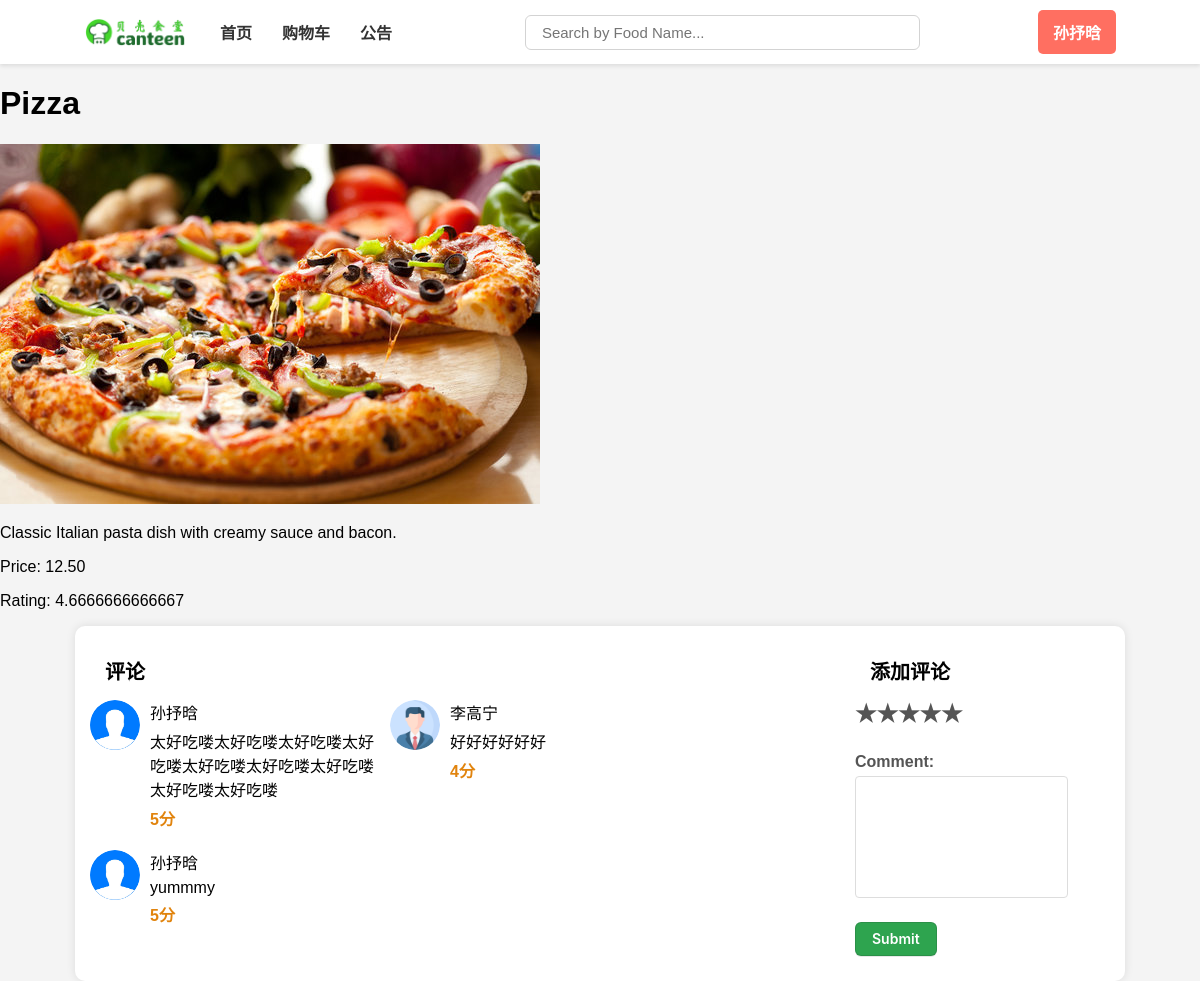
/food_detail.php?id=1 (signed in), run on the app's committed database.
### tables this page shows
CREATE TABLE `student_detail`  (
  `userName` varchar(50) NOT NULL,
  `name` varchar(100) NULL DEFAULT NULL,
  `profile` varchar(255) NULL DEFAULT NULL,
  PRIMARY KEY (`userName`) USING BTREE,
  CONSTRAINT `fk_student_detail_student` FOREIGN KEY (`userName`) REFERENCES `students` (`userName`) ON DELETE RESTRICT ON UPDATE RESTRICT
);

CREATE TABLE `food_list`  (
  `foodId` int(0) NOT NULL AUTO_INCREMENT,
  `foodName` varchar(255) NOT NULL,
  `foodDetail` text NULL,
  `foodImage` varchar(255) NULL DEFAULT NULL,
  `canteenId` int(0) NULL DEFAULT NULL,
  `floor` int(0) NULL DEFAULT NULL,
  `foodRate` float NULL DEFAULT NULL,
  `foodPrice` decimal(10, 2) NOT NULL,
  `bannerImg` varchar(255) NULL DEFAULT NULL,
  PRIMARY KEY (`foodId`) USING BTREE,
  INDEX `canteenId`(`canteenId`) USING BTREE,
  CONSTRAINT `food_list_ibfk_1` FOREIGN KEY (`canteenId`) REFERENCES `location` (`canteenId`) ON DELETE RESTRICT ON UPDATE RESTRICT
);

CREATE TABLE `comments`  (
  `id` int(0) NOT NULL AUTO_INCREMENT,
  `foodID` int(0) NULL DEFAULT NULL,
  `userName` varchar(50) NULL DEFAULT NULL,
  `comment` text NULL,
  `rating` int(0) NULL DEFAULT NULL,
  PRIMARY KEY (`id`) USING BTREE,
  INDEX `foodID`(`foodID`) USING BTREE,
  INDEX `userName`(`userName`) USING BTREE,
  CONSTRAINT `comments_ibfk_1` FOREIGN KEY (`foodID`) REFERENCES `food_list` (`foodId`) ON DELETE RESTRICT ON UPDATE RESTRICT,
  CONSTRAINT `comments_ibfk_2` FOREIGN KEY (`userName`) REFERENCES `students` (`userName`) ON DELETE RESTRICT ON UPDATE RESTRICT
);

### getStudentDetailAction.php (called while the page is built, shortened)
<?php
require_once "config.php";
$userName = $_SESSION['userName'];
$sql = "SELECT * FROM student_detail WHERE userName = '$userName'";
$result = $conn->query($sql);
if ($result->num_rows > 0) {
    $row = $result->fetch_assoc();
    $name = $row['name'];
} else {
    $name = "Unknown";
    $profile = "";
}
?>

### food_detail.php (the view, shortened to what this page needs)
<?php
require_once "config.php";
$foodId = isset($_GET['id']) ? intval($_GET['id']) : 0;
$query = $conn->prepare("SELECT * FROM food_list WHERE foodId = ?");
$query->bind_param("i", $foodId);
$query->execute();
$result = $query->get_result();
$food = $result->fetch_assoc();
$commentsQuery = $conn->prepare("SELECT c.comment, c.rating, sd.name, sd.profile
FROM comments c
INNER JOIN student_detail sd ON c.userName = sd.userName
WHERE c.foodID = ?");
$commentsQuery->bind_param("i", $foodId);
$commentsQuery->execute();
$commentsResult = $commentsQuery->get_result();
$totalRating = 0;
$ratingCount = 0;
while ($comment = $commentsResult->fetch_assoc()) {
    $totalRating += $comment['rating'];
    $ratingCount++;
    $comments[] = $comment;
}
$averageRating = $ratingCount > 0 ? $totalRating / $ratingCount : "No ratings yet";
?>
<!DOCTYPE html>
<html lang="en">
<head>
    <link rel="stylesheet" href="style.css">
</head>
<body>
<div class="navbar">
    <img src="img/banner/logo.png" alt="贝壳食堂">
    <a href="welcome#" onclick="showDashboard()" id="dashboardLink">首页</a>
    <a href="welcome#gouwuche" onclick="showSection('shoppingCartSection')" id="orderLink">购物车</a>
    <a href="welcome#tixing" onclick="showSection('newsSection')" id="newsLink">公告</a>
    <input type="text" id="searchInput" onkeyup="filterByName()" placeholder="Search by Food Name...">
    <a href="welcome#zhanghao" onclick="showSection('profileSection')" id="profileLink"><?php require_once "getStudentDetailAction.php"; echo $name; ?></a>
</div>
<h1><?php echo htmlspecialchars($food['foodName']); ?></h1>
<img src="<?php echo htmlspecialchars($food['foodImage']); ?>" alt="<?php echo htmlspecialchars($food['foodName']); ?>">
<p><?php echo htmlspecialchars($food['foodDetail']); ?></p>
<p>Price: <?php echo htmlspecialchars($food['foodPrice']); ?></p>
<p>Rating: <?php echo htmlspecialchars($averageRating); ?></p>
<div class="comments">
    <div class="comment">
        <div class="comment-title">评论</div>
        <div class="comment-sections">
            <?php if (!empty($comments)) : ?>
                <?php foreach ($comments as $comment) : ?>
                    <div class="comment-section">
                        <div class="profile-pic">
                            <img src="<?php echo htmlspecialchars($comment['profile']); ?>" alt="<?php echo htmlspecialchars($comment['name']); ?>">
                        </div>
                        <div class="details">
                            <div class="name"> <?php echo htmlspecialchars($comment['name']); ?></div>
                            <div class="comment-text"><?php echo htmlspecialchars($comment['comment']); ?></div>
                            <div class="rating"><?php echo htmlspecialchars($comment['rating']); ?>分</div>
                        </div>
                    </div>
                <?php endforeach; ?>
            <?php else : ?>
                <p>No comments yet.</p>
            <?php endif; ?>
        </div>
    </div>
    <div class="add-comment">
        <div class="add-comment-title">添加评论</div>
        <form action="add_comment.php" method="post" class="feedback-form">
            <div class="rating">
                <label for="star5">&#9733;</label>
                <label for="star4">&#9733;</label>
                <label for="star3">&#9733;</label>
                <label for="star2">&#9733;</label>
                <label for="star1">&#9733;</label>
            </div>
            <div class="comment">
                <label for="comment" class="form-label">Comment:</label>
                <textarea id="comment" name="comment" class="form-control" required></textarea>
            </div>
            <button type="submit" class="submit-btn">Submit</button>
        </form>
    </div>
</div>
</body>
</html>

### style.css (style rules this page uses)
body { font-family: Arial, sans-serif; background-color: #f4f4f4; margin: 0; padding: 0; align-items: center; justify-content: center; font-size: 16px; }
button { appearance: none; background-color: #2ea44f; border: 1px solid rgba(27, 31, 35, .15); border-radius: 6px; box-shadow: rgba(27, 31, 35, .1) 0 1px 0; box-sizing: border-box; color: #fff; cursor: pointer; display: inline-block; font-family: -apple-system,system-ui,"Segoe UI",Helvetica,Arial,sans-serif,"Apple Color Emoji","Segoe UI Emoji"; font-size: 14px; font-weight: 600; line-height: 20px; padding: 6px 16px; position: relative; text-align: center; text-decoration: none; user-select: none; -webkit-user-select: none; touch-action: manipulation; vertical-align: middle; white-space: nowrap; }
.navbar { display: flex; justify-content: space-between; align-items: center; background-color: #ffffff; box-shadow: 0 2px 4px rgba(0, 0, 0, 0.1); padding: 10px 7%; }
.navbar a { text-decoration: none; color: #333; font-weight: bold; padding: 10px 15px; border-radius: 5px; transition: background-color 0.3s, color 0.3s; }
.navbar img { height: 30px; margin-right: 20px; }
#profileLink { padding: 10px 15px; border-radius: 5px; background-color: #ff6f61; color: white; transition: background-color 0.3s, color 0.3s; }
#searchInput { width: 35%; border-radius: 6px; font-size: 15px; border: 0.5px solid lightgrey; padding: 8px 16px; margin-left: auto; margin-right: auto; }
.comments { padding: 15px; width: 85%; margin: auto; display: flex; flex-direction: row; background-color: white; border-radius: 10px; box-shadow: 0 0 10px rgba(0, 0, 0, 0.1); }
.comment { width: 75%; }
.comment-sections { width: 100%; display: flex; flex-wrap: wrap; }
.comment-title, .add-comment-title { width: 100%; font-weight: bold; font-size: 20px; padding: 15px; }
.comment-section { width: 300px; display: flex; }
.profile-pic { margin-right: 10px; }
.profile-pic img { width: 50px; border-radius: 50%; }
.details { display: flex; flex-direction: column; }
.name { margin-bottom: 5px; }
.comment-text { margin-bottom: 5px; padding-right: 15px; }
.rating { margin-bottom: 5px; color: #e1840e; font-weight: bold }
.add-comment { width: 25%; margin-left: auto; }
.add-comment-title { width: 100%; font-weight: bold; font-size: 20px; padding: 15px; }
label { display: block; font-weight: bold; margin-bottom: 5px; color: #555; }
textarea, select { width: 100%; padding: 10px; border: 1px solid #ddd; border-radius: 4px; resize: vertical; }
.feedback-form { max-width: 400px; margin: 0 auto; }
.rating { margin-bottom: 20px; display: flex; flex-direction: row-reverse; justify-content: flex-end; }
.rating label { font-size: 24px; cursor: pointer; }
.comment { margin-bottom: 20px; }
.comment textarea { width: 100%; height: 100px; resize: none; }

### data on the page
student_detail: name "孙抒晗"
food_list: foodName "Pizza", foodImage (picture), foodDetail "Classic Italian pasta dish with creamy sauce and bacon.", foodPrice "12.50"
comments: student_detail.profile (picture), student_detail.name "孙抒晗", comment "太好吃喽太好吃喽太好吃喽太好吃喽太好吃喽太好吃喽太好吃喽太好吃喽太好吃喽", rating "5"
comments: student_detail.profile (picture), student_detail.name "李高宁", comment "好好好好好好", rating "4"
comments: student_detail.profile (picture), student_detail.name "孙抒晗", comment "yummmy", rating "5"

### other printed values
$averageRating "4.6666666666667"
